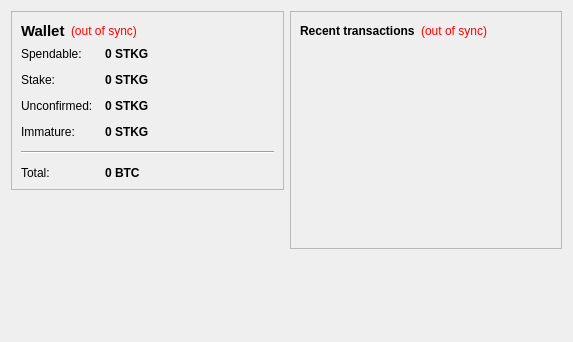
<?xml version="1.0" encoding="UTF-8"?>
<ui version="4.0">
 <class>OverviewPage</class>
 <widget class="QWidget" name="OverviewPage">
  <property name="geometry">
   <rect>
    <x>0</x>
    <y>0</y>
    <width>573</width>
    <height>342</height>
   </rect>
  </property>
  <property name="windowTitle">
   <string>Form</string>
  </property>
  <layout class="QHBoxLayout" name="horizontalLayout" stretch="1,1">
   <item>
    <layout class="QVBoxLayout" name="verticalLayout_2">
     <item>
      <widget class="QFrame" name="frame">
       <property name="frameShape">
        <enum>QFrame::StyledPanel</enum>
       </property>
       <property name="frameShadow">
        <enum>QFrame::Raised</enum>
       </property>
       <layout class="QVBoxLayout" name="verticalLayout_4">
        <item>
         <layout class="QHBoxLayout" name="horizontalLayout_4">
          <item>
           <widget class="QLabel" name="label_5">
            <property name="font">
             <font>
              <pointsize>11</pointsize>
              <weight>75</weight>
              <bold>true</bold>
             </font>
            </property>
            <property name="text">
             <string>Wallet</string>
            </property>
           </widget>
          </item>
          <item>
           <widget class="QLabel" name="labelWalletStatus">
            <property name="toolTip">
             <string>The displayed information may be out of date. Your wallet automatically synchronizes with the StakeKing network after a connection is established, but this process has not completed yet.</string>
            </property>
            <property name="styleSheet">
             <string notr="true">QLabel { color: red; }</string>
            </property>
            <property name="text">
             <string notr="true">(out of sync)</string>
            </property>
            <property name="alignment">
             <set>Qt::AlignLeading|Qt::AlignLeft|Qt::AlignVCenter</set>
            </property>
           </widget>
          </item>
          <item>
           <spacer name="horizontalSpacer_2">
            <property name="orientation">
             <enum>Qt::Horizontal</enum>
            </property>
            <property name="sizeHint" stdset="0">
             <size>
              <width>40</width>
              <height>20</height>
             </size>
            </property>
           </spacer>
          </item>
         </layout>
        </item>
        <item>
         <layout class="QFormLayout" name="formLayout_2">
          <property name="fieldGrowthPolicy">
           <enum>QFormLayout::AllNonFixedFieldsGrow</enum>
          </property>
          <property name="horizontalSpacing">
           <number>12</number>
          </property>
          <property name="verticalSpacing">
           <number>12</number>
          </property>
          <item row="0" column="0">
           <widget class="QLabel" name="label">
            <property name="text">
             <string>Spendable:</string>
            </property>
           </widget>
          </item>
          <item row="0" column="1">
           <widget class="QLabel" name="labelBalance">
            <property name="font">
             <font>
              <weight>75</weight>
              <bold>true</bold>
             </font>
            </property>
            <property name="cursor">
             <cursorShape>IBeamCursor</cursorShape>
            </property>
            <property name="toolTip">
             <string>Your current spendable balance</string>
            </property>
            <property name="text">
             <string notr="true">0 STKG</string>
            </property>
            <property name="textInteractionFlags">
             <set>Qt::LinksAccessibleByMouse|Qt::TextSelectableByKeyboard|Qt::TextSelectableByMouse</set>
            </property>
           </widget>
          </item>
          <item row="1" column="0">
           <widget class="QLabel" name="label_6">
            <property name="text">
             <string>Stake:</string>
            </property>
           </widget>
          </item>
          <item row="1" column="1">
           <widget class="QLabel" name="labelStake">
            <property name="font">
             <font>
              <weight>75</weight>
              <bold>true</bold>
             </font>
            </property>
            <property name="cursor">
             <cursorShape>IBeamCursor</cursorShape>
            </property>
            <property name="toolTip">
             <string>Total of coins that was staked, and do not yet count toward the current balance</string>
            </property>
            <property name="text">
             <string notr="true">0 STKG</string>
            </property>
            <property name="textInteractionFlags">
             <set>Qt::LinksAccessibleByMouse|Qt::TextSelectableByKeyboard|Qt::TextSelectableByMouse</set>
            </property>
           </widget>
          </item>
          <item row="2" column="0">
           <widget class="QLabel" name="label_3">
            <property name="text">
             <string>Unconfirmed:</string>
            </property>
           </widget>
          </item>
          <item row="2" column="1">
           <widget class="QLabel" name="labelUnconfirmed">
            <property name="font">
             <font>
              <weight>75</weight>
              <bold>true</bold>
             </font>
            </property>
            <property name="cursor">
             <cursorShape>IBeamCursor</cursorShape>
            </property>
            <property name="toolTip">
             <string>Total of transactions that have yet to be confirmed, and do not yet count toward the current balance</string>
            </property>
            <property name="text">
             <string notr="true">0 STKG</string>
            </property>
            <property name="textInteractionFlags">
             <set>Qt::LinksAccessibleByMouse|Qt::TextSelectableByKeyboard|Qt::TextSelectableByMouse</set>
            </property>
           </widget>
          </item>
          <item row="3" column="0">
           <widget class="QLabel" name="labelImmatureText">
            <property name="text">
             <string>Immature:</string>
            </property>
           </widget>
          </item>
          <item row="3" column="1">
           <widget class="QLabel" name="labelImmature">
            <property name="font">
             <font>
              <weight>75</weight>
              <bold>true</bold>
             </font>
            </property>
            <property name="toolTip">
             <string>Mined balance that has not yet matured</string>
            </property>
            <property name="text">
             <string notr="true">0 STKG</string>
            </property>
            <property name="textInteractionFlags">
             <set>Qt::LinksAccessibleByMouse|Qt::TextSelectableByKeyboard|Qt::TextSelectableByMouse</set>
            </property>
           </widget>
          </item>
          <item row="4" column="0" colspan="2">
           <widget class="Line" name="line">
            <property name="orientation">
             <enum>Qt::Horizontal</enum>
            </property>
           </widget>
          </item>
          <item row="5" column="0">
           <widget class="QLabel" name="labelTotalText">
            <property name="text">
             <string>Total:</string>
            </property>
           </widget>
          </item>
          <item row="5" column="1">
           <widget class="QLabel" name="labelTotal">
            <property name="font">
             <font>
              <weight>75</weight>
              <bold>true</bold>
             </font>
            </property>
            <property name="cursor">
             <cursorShape>IBeamCursor</cursorShape>
            </property>
            <property name="toolTip">
             <string>Your current total balance</string>
            </property>
            <property name="text">
             <string notr="true">0 BTC</string>
            </property>
            <property name="textInteractionFlags">
             <set>Qt::LinksAccessibleByMouse|Qt::TextSelectableByKeyboard|Qt::TextSelectableByMouse</set>
            </property>
           </widget>
          </item>
         </layout>
        </item>
       </layout>
      </widget>
     </item>
     <item>
      <spacer name="verticalSpacer">
       <property name="orientation">
        <enum>Qt::Vertical</enum>
       </property>
       <property name="sizeHint" stdset="0">
        <size>
         <width>20</width>
         <height>40</height>
        </size>
       </property>
      </spacer>
     </item>
    </layout>
   </item>
   <item>
    <layout class="QVBoxLayout" name="verticalLayout_3">
     <item>
      <widget class="QFrame" name="frame_2">
       <property name="frameShape">
        <enum>QFrame::StyledPanel</enum>
       </property>
       <property name="frameShadow">
        <enum>QFrame::Raised</enum>
       </property>
       <layout class="QVBoxLayout" name="verticalLayout">
        <item>
         <layout class="QHBoxLayout" name="horizontalLayout_2">
          <item>
           <widget class="QLabel" name="label_4">
            <property name="text">
             <string>&lt;b&gt;Recent transactions&lt;/b&gt;</string>
            </property>
           </widget>
          </item>
          <item>
           <widget class="QLabel" name="labelTransactionsStatus">
            <property name="toolTip">
             <string>The displayed information may be out of date. Your wallet automatically synchronizes with the StakeKing network after a connection is established, but this process has not completed yet.</string>
            </property>
            <property name="styleSheet">
             <string notr="true">QLabel { color: red; }</string>
            </property>
            <property name="text">
             <string notr="true">(out of sync)</string>
            </property>
            <property name="alignment">
             <set>Qt::AlignRight|Qt::AlignTrailing|Qt::AlignVCenter</set>
            </property>
           </widget>
          </item>
          <item>
           <spacer name="horizontalSpacer">
            <property name="orientation">
             <enum>Qt::Horizontal</enum>
            </property>
            <property name="sizeHint" stdset="0">
             <size>
              <width>40</width>
              <height>20</height>
             </size>
            </property>
           </spacer>
          </item>
         </layout>
        </item>
        <item>
         <widget class="QListView" name="listTransactions">
          <property name="styleSheet">
           <string notr="true">QListView { background: transparent; }</string>
          </property>
          <property name="frameShape">
           <enum>QFrame::NoFrame</enum>
          </property>
          <property name="verticalScrollBarPolicy">
           <enum>Qt::ScrollBarAlwaysOff</enum>
          </property>
          <property name="horizontalScrollBarPolicy">
           <enum>Qt::ScrollBarAlwaysOff</enum>
          </property>
          <property name="selectionMode">
           <enum>QAbstractItemView::NoSelection</enum>
          </property>
         </widget>
        </item>
       </layout>
      </widget>
     </item>
     <item>
      <spacer name="verticalSpacer_2">
       <property name="orientation">
        <enum>Qt::Vertical</enum>
       </property>
       <property name="sizeHint" stdset="0">
        <size>
         <width>20</width>
         <height>40</height>
        </size>
       </property>
      </spacer>
     </item>
    </layout>
   </item>
  </layout>
 </widget>
 <resources/>
 <connections/>
</ui>
